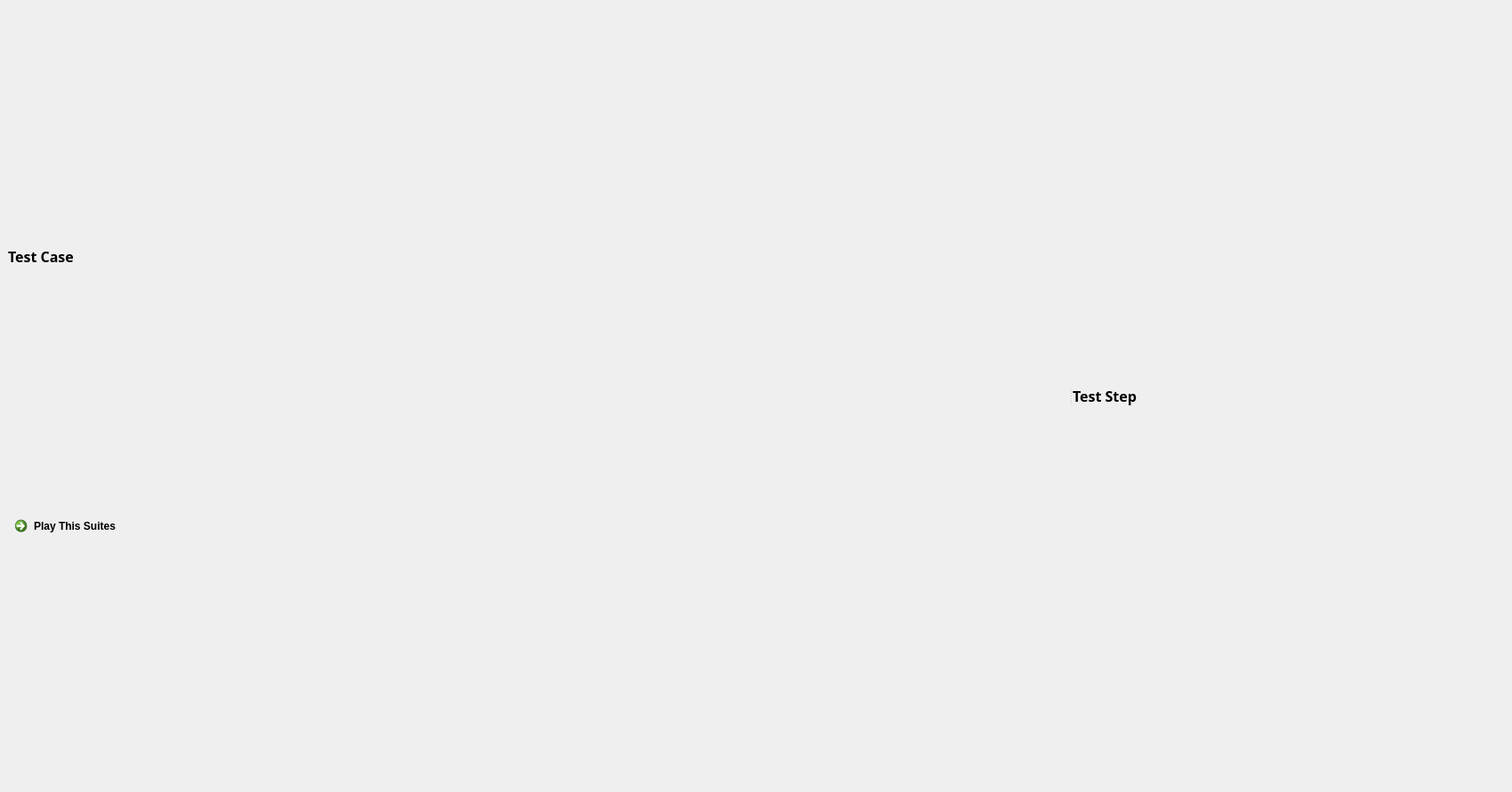
<?xml version="1.0" encoding="UTF-8"?>
<ui version="4.0">
 <class>MainWindow</class>
 <widget class="QMainWindow" name="MainWindow">
  <property name="geometry">
   <rect>
    <x>0</x>
    <y>0</y>
    <width>1700</width>
    <height>891</height>
   </rect>
  </property>
  <property name="windowTitle">
   <string>MainWindow</string>
  </property>
  <property name="windowIcon">
   <iconset>
    <normaloff>:/simulation/auto_test.png</normaloff>:/simulation/auto_test.png</iconset>
  </property>
  <widget class="QWidget" name="centralwidget">
   <layout class="QGridLayout" name="gridLayout">
    <item row="0" column="0">
     <widget class="QSplitter" name="splitter_case_step">
      <property name="orientation">
       <enum>Qt::Horizontal</enum>
      </property>
      <widget class="QWidget" name="layoutWidget">
       <layout class="QVBoxLayout" name="verticalLayout">
        <property name="rightMargin">
         <number>9</number>
        </property>
        <item>
         <widget class="QLabel" name="lbl_case">
          <property name="minimumSize">
           <size>
            <width>0</width>
            <height>25</height>
           </size>
          </property>
          <property name="maximumSize">
           <size>
            <width>16777215</width>
            <height>25</height>
           </size>
          </property>
          <property name="font">
           <font>
            <family>Agency FB</family>
            <pointsize>12</pointsize>
            <weight>75</weight>
            <bold>true</bold>
           </font>
          </property>
          <property name="text">
           <string>Test Case</string>
          </property>
          <property name="scaledContents">
           <bool>false</bool>
          </property>
         </widget>
        </item>
        <item>
         <layout class="QGridLayout" name="testCase_layout"/>
        </item>
        <item>
         <widget class="QCommandLinkButton" name="btn_playSuites">
          <property name="enabled">
           <bool>true</bool>
          </property>
          <property name="maximumSize">
           <size>
            <width>16777215</width>
            <height>40</height>
           </size>
          </property>
          <property name="text">
           <string>Play This Suites</string>
          </property>
          <property name="icon">
           <iconset resource="icon/res.qrc">
            <normaloff>:/case/play.png</normaloff>
            <normalon>:/suites/thead_stop.png</normalon>:/case/play.png</iconset>
          </property>
          <property name="checkable">
           <bool>false</bool>
          </property>
          <property name="checked">
           <bool>false</bool>
          </property>
         </widget>
        </item>
       </layout>
      </widget>
      <widget class="QWidget" name="layoutWidget">
       <layout class="QVBoxLayout" name="verticalLayout_2">
        <item>
         <widget class="QLabel" name="label">
          <property name="minimumSize">
           <size>
            <width>0</width>
            <height>25</height>
           </size>
          </property>
          <property name="maximumSize">
           <size>
            <width>16777215</width>
            <height>25</height>
           </size>
          </property>
          <property name="font">
           <font>
            <family>Agency FB</family>
            <pointsize>12</pointsize>
            <weight>75</weight>
            <bold>true</bold>
           </font>
          </property>
          <property name="text">
           <string>Test Step</string>
          </property>
          <property name="scaledContents">
           <bool>false</bool>
          </property>
         </widget>
        </item>
        <item>
         <layout class="QGridLayout" name="testStep_layout"/>
        </item>
       </layout>
      </widget>
     </widget>
    </item>
   </layout>
  </widget>
  <action name="action_autoAddTestStep">
   <property name="checkable">
    <bool>false</bool>
   </property>
   <property name="text">
    <string>Auto Add Test Step</string>
   </property>
   <property name="toolTip">
    <string>Auto Add Test Step</string>
   </property>
   <property name="statusTip">
    <string>Auto Add Test Step</string>
   </property>
   <property name="shortcut">
    <string>Ctrl+Shift+V</string>
   </property>
  </action>
 </widget>
 <resources>
  <include location="icon/res.qrc"/>
 </resources>
 <connections/>
</ui>
